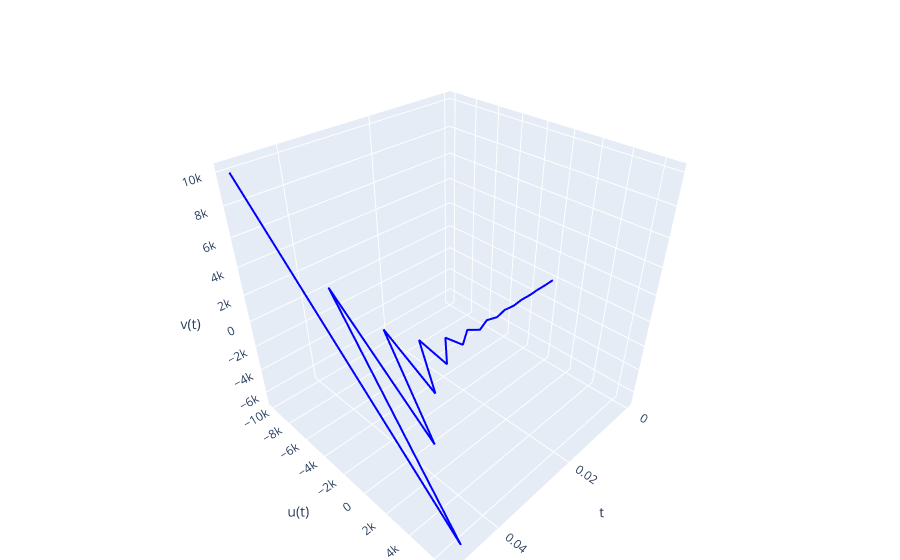

Notebook code cell kept with this figure:
### Code cell
u_values, v_values = explicit_euler_method_2(function2, a, b, n, u_a, v_a)
fig = go.Figure(data=go.Scatter3d(
    x=x_values, y=u_values, z=v_values,
    mode='lines',
    line=dict(color='blue', width=4)
))

fig.update_layout(
    scene=dict(
        xaxis_title='t',
        yaxis_title='u(t)',
        zaxis_title='v(t)'
    ),
    margin=dict(l=0, r=0, b=0, t=40)
)

fig.show()

### Figure 1 — Plotly figure (JSON) as saved in the notebook; plotly's stock layout.template omitted (floating-point values rounded to 4 significant figures)
{"data": [{"line": {"color": "blue", "width": 4}, "mode": "lines", "type": "scatter3d", "x": [0.0, 0.0025, 0.005, 0.0075, 0.01, 0.0125, 0.015, 0.0175, 0.02, 0.0225, 0.025, 0.0275, 0.03, 0.0325, 0.035, 0.0375, 0.04, 0.0425, 0.045, 0.0475, 0.05], "y": [1.0, 8.49, -2.77, 14.1, -11.23, 26.73, -30.23, 55.19, -72.97, 119.2, -169.1, 263.4, -385.4, 587.7, -871.9, 1318.0, -1967.0, 2960.0, -4430.0, 6654.0, -9972.0], "z": [1.0, -6.495, 4.76, -12.11, 13.21, -24.76, 32.2, -53.22, 74.93, -117.3, 171.0, -261.4, 387.3, -585.8, 873.9, -1316.0, 1969.0, -2958.0, 4432.0, -6652.0, 9974.0]}], "layout": {"margin": {"b": 0, "l": 0, "r": 0, "t": 40}, "scene": {"xaxis": {"title": {"text": "t"}}, "yaxis": {"title": {"text": "u(t)"}}, "zaxis": {"title": {"text": "v(t)"}}}}}
